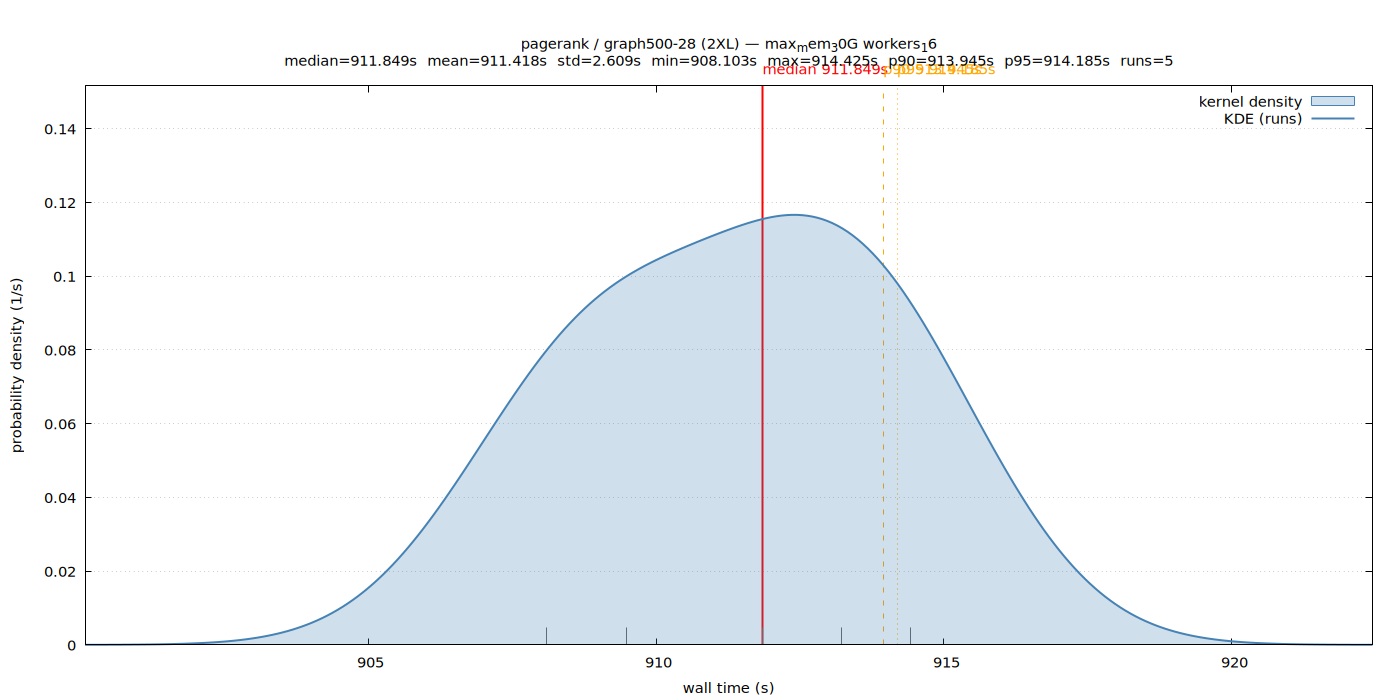

This figure's gnuplot source:
set terminal pngcairo size 1400,700 enhanced font 'Sans,11'
set output '/home/ubuntu/nvm/gfrs/pagerank/2XL/graph500-28/max_mem_30G_workers_16/wall_time.png'
set title "pagerank / graph500-28 (2XL) — max_mem_30G workers_16\nmedian=911.849s  mean=911.418s  std=2.609s  min=908.103s  max=914.425s  p90=913.945s  p95=914.185s  runs=5"
set xlabel 'wall time (s)'
set ylabel 'probability density (1/s)'
set tmargin 5
set yrange [0:0.151599]
set xrange [900.085927:922.441748]
set grid y
set key top right
set arrow from 911.848879,0 to 911.848879,0.151599 nohead lc rgb 'red' lw 2
set label 'median 911.849s' at 911.848879,0.151599 offset char 0,1 tc rgb 'red'
set arrow from 913.945467,0 to 913.945467,0.151599 nohead lc rgb 'orange' lw 1 dt 2
set label 'p90 913.945s' at 913.945467,0.151599 offset char 0,1 tc rgb 'orange'
set arrow from 914.185130,0 to 914.185130,0.151599 nohead lc rgb 'orange' lw 1 dt 3
set label 'p95 914.185s' at 914.185130,0.151599 offset char 0,1 tc rgb 'orange'
set arrow from 913.226478,0 to 913.226478,0.00466458 nohead lc rgb '#666666' lw 1
set arrow from 908.102882,0 to 908.102882,0.00466458 nohead lc rgb '#666666' lw 1
set arrow from 914.424793,0 to 914.424793,0.00466458 nohead lc rgb '#666666' lw 1
set arrow from 911.848879,0 to 911.848879,0.00466458 nohead lc rgb '#666666' lw 1
set arrow from 909.485156,0 to 909.485156,0.00466458 nohead lc rgb '#666666' lw 1
plot '/home/ubuntu/nvm/gfrs/pagerank/2XL/graph500-28/max_mem_30G_workers_16/wall_time.dat' using 1:2 with filledcurves y=0 lc rgb '#4682b4' fs transparent solid 0.25 title 'kernel density', \
     '/home/ubuntu/nvm/gfrs/pagerank/2XL/graph500-28/max_mem_30G_workers_16/wall_time.dat' using 1:2 with lines lw 2 lc rgb '#4682b4' title 'KDE (runs)'
